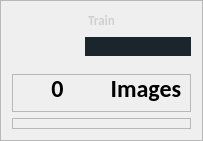
                        <widget class="QFrame" name="frame_28">
                         <property name="minimumSize">
                          <size>
                           <width>0</width>
                           <height>0</height>
                          </size>
                         </property>
                         <property name="maximumSize">
                          <size>
                           <width>219</width>
                           <height>16777215</height>
                          </size>
                         </property>
                         <property name="frameShape">
                          <enum>QFrame::StyledPanel</enum>
                         </property>
                         <property name="frameShadow">
                          <enum>QFrame::Raised</enum>
                         </property>
                         <layout class="QVBoxLayout" name="verticalLayout_27">
                          <item>
                           <widget class="QLabel" name="label_22">
                            <property name="minimumSize">
                             <size>
                              <width>0</width>
                              <height>16</height>
                             </size>
                            </property>
                            <property name="maximumSize">
                             <size>
                              <width>16777215</width>
                              <height>16</height>
                             </size>
                            </property>
                            <property name="font">
                             <font>
                              <family>Calibri</family>
                              <pointsize>10</pointsize>
                              <weight>75</weight>
                              <bold>true</bold>
                             </font>
                            </property>
                            <property name="styleSheet">
                             <string notr="true">color: rgb(208, 208, 208);
border-radius: none;
border-top: 20px;</string>
                            </property>
                            <property name="text">
                             <string>Train</string>
                            </property>
                            <property name="alignment">
                             <set>Qt::AlignCenter</set>
                            </property>
                           </widget>
                          </item>
                          <item>
                           <widget class="QFrame" name="frame_35">
                            <property name="maximumSize">
                             <size>
                              <width>16777215</width>
                              <height>34</height>
                             </size>
                            </property>
                            <property name="styleSheet">
                             <string notr="true">border-radius: 10px;</string>
                            </property>
                            <property name="frameShape">
                             <enum>QFrame::StyledPanel</enum>
                            </property>
                            <property name="frameShadow">
                             <enum>QFrame::Raised</enum>
                            </property>
                            <layout class="QHBoxLayout" name="horizontalLayout_31">
                             <property name="spacing">
                              <number>0</number>
                             </property>
                             <property name="leftMargin">
                              <number>0</number>
                             </property>
                             <property name="topMargin">
                              <number>0</number>
                             </property>
                             <property name="rightMargin">
                              <number>0</number>
                             </property>
                             <property name="bottomMargin">
                              <number>9</number>
                             </property>
                             <item>
                              <widget class="QToolButton" name="bouton_parcourir_2">
                               <property name="minimumSize">
                                <size>
                                 <width>0</width>
                                 <height>0</height>
                                </size>
                               </property>
                               <property name="maximumSize">
                                <size>
                                 <width>16777215</width>
                                 <height>16777215</height>
                                </size>
                               </property>
                               <property name="styleSheet">
                                <string notr="true">background-repeat: no-repeat;
background-position: center;

border-radius: 20px;</string>
                               </property>
                               <property name="text">
                                <string/>
                               </property>
                               <property name="icon">
                                <iconset>
                                 <normaloff>../MonProjet/images/folder.png</normaloff>../MonProjet/images/folder.png</iconset>
                               </property>
                               <property name="iconSize">
                                <size>
                                 <width>70</width>
                                 <height>70</height>
                                </size>
                               </property>
                              </widget>
                             </item>
                             <item>
                              <widget class="QLineEdit" name="txt_box_2">
                               <property name="maximumSize">
                                <size>
                                 <width>208</width>
                                 <height>16777215</height>
                                </size>
                               </property>
                               <property name="font">
                                <font>
                                 <family>Calibri</family>
                                 <pointsize>10</pointsize>
                                 <weight>75</weight>
                                 <bold>true</bold>
                                </font>
                               </property>
                               <property name="styleSheet">
                                <string notr="true">background-color: rgb(27, 37, 44);
color: rgb(208, 208, 208);
selection-background-color: rgba(16,25,30,255);
border-radius: 10px;</string>
                               </property>
                               <property name="text">
                                <string/>
                               </property>
                              </widget>
                             </item>
                            </layout>
                           </widget>
                          </item>
                          <item>
                           <widget class="QFrame" name="frame_36">
                            <property name="maximumSize">
                             <size>
                              <width>16777215</width>
                              <height>38</height>
                             </size>
                            </property>
                            <property name="frameShape">
                             <enum>QFrame::StyledPanel</enum>
                            </property>
                            <property name="frameShadow">
                             <enum>QFrame::Raised</enum>
                            </property>
                            <layout class="QGridLayout" name="gridLayout_15">
                             <property name="leftMargin">
                              <number>0</number>
                             </property>
                             <property name="topMargin">
                              <number>0</number>
                             </property>
                             <property name="rightMargin">
                              <number>0</number>
                             </property>
                             <property name="bottomMargin">
                              <number>9</number>
                             </property>
                             <item row="0" column="0">
                              <widget class="QWidget" name="widget_26" native="true">
                               <property name="maximumSize">
                                <size>
                                 <width>16777215</width>
                                 <height>61</height>
                                </size>
                               </property>
                               <layout class="QHBoxLayout" name="horizontalLayout_32">
                                <property name="spacing">
                                 <number>0</number>
                                </property>
                                <property name="leftMargin">
                                 <number>0</number>
                                </property>
                                <property name="topMargin">
                                 <number>0</number>
                                </property>
                                <property name="rightMargin">
                                 <number>0</number>
                                </property>
                                <property name="bottomMargin">
                                 <number>0</number>
                                </property>
                                <item>
                                 <widget class="QLabel" name="nb_img_train_3">
                                  <property name="font">
                                   <font>
                                    <family>Calibri</family>
                                    <pointsize>18</pointsize>
                                    <weight>75</weight>
                                    <bold>true</bold>
                                   </font>
                                  </property>
                                  <property name="styleSheet">
                                   <string notr="true">  border: 2px ;
background-color: None;
color: rgb(0, 0, 0);

</string>
                                  </property>
                                  <property name="text">
                                   <string>0</string>
                                  </property>
                                  <property name="alignment">
                                   <set>Qt::AlignCenter</set>
                                  </property>
                                 </widget>
                                </item>
                                <item>
                                 <widget class="QLabel" name="nb_img_train_4">
                                  <property name="font">
                                   <font>
                                    <family>Calibri</family>
                                    <pointsize>18</pointsize>
                                    <weight>75</weight>
                                    <bold>true</bold>
                                   </font>
                                  </property>
                                  <property name="styleSheet">
                                   <string notr="true">  border: 2px ;
background-color: None;
color: rgb(0, 0, 0);

</string>
                                  </property>
                                  <property name="text">
                                   <string>Images</string>
                                  </property>
                                  <property name="alignment">
                                   <set>Qt::AlignCenter</set>
                                  </property>
                                 </widget>
                                </item>
                               </layout>
                              </widget>
                             </item>
                            </layout>
                           </widget>
                          </item>
                          <item>
                           <widget class="QFrame" name="frame_37">
                            <property name="frameShape">
                             <enum>QFrame::StyledPanel</enum>
                            </property>
                            <property name="frameShadow">
                             <enum>QFrame::Raised</enum>
                            </property>
                            <layout class="QHBoxLayout" name="horizontalLayout_37">
                             <property name="spacing">
                              <number>0</number>
                             </property>
                             <property name="leftMargin">
                              <number>0</number>
                             </property>
                             <property name="topMargin">
                              <number>0</number>
                             </property>
                             <property name="rightMargin">
                              <number>0</number>
                             </property>
                             <property name="bottomMargin">
                              <number>9</number>
                             </property>
                             <item>
                              <widget class="QWidget" name="widget_29" native="true">
                               <widget class="QFrame" name="frame_43">
                                <property name="geometry">
                                 <rect>
                                  <x>20</x>
                                  <y>0</y>
                                  <width>61</width>
                                  <height>71</height>
                                 </rect>
                                </property>
                                <property name="frameShape">
                                 <enum>QFrame::StyledPanel</enum>
                                </property>
                                <property name="frameShadow">
                                 <enum>QFrame::Raised</enum>
                                </property>
                                <layout class="QVBoxLayout" name="verticalLayout_26">
                                 <property name="spacing">
                                  <number>0</number>
                                 </property>
                                 <property name="leftMargin">
                                  <number>0</number>
                                 </property>
                                 <property name="topMargin">
                                  <number>0</number>
                                 </property>
                                 <property name="rightMargin">
                                  <number>0</number>
                                 </property>
                                 <property name="bottomMargin">
                                  <number>9</number>
                                 </property>
                                 <item alignment="Qt::AlignHCenter">
                                  <widget class="QToolButton" name="button_Train_2">
                                   <property name="minimumSize">
                                    <size>
                                     <width>55</width>
                                     <height>55</height>
                                    </size>
                                   </property>
                                   <property name="maximumSize">
                                    <size>
                                     <width>55</width>
                                     <height>55</height>
                                    </size>
                                   </property>
                                   <property name="styleSheet">
                                    <string notr="true">border-radius: 19px; 
background-color: None;
background-repeat: no-repeat; 
background-position: center;</string>
                                   </property>
                                   <property name="text">
                                    <string/>
                                   </property>
                                   <property name="icon">
                                    <iconset>
                                     <normaloff>images/cpu.svg</normaloff>
                                     <disabledoff>images/cpu2.svg</disabledoff>images/cpu.svg</iconset>
                                   </property>
                                   <property name="iconSize">
                                    <size>
                                     <width>90</width>
                                     <height>90</height>
                                    </size>
                                   </property>
                                   <property name="checkable">
                                    <bool>false</bool>
                                   </property>
                                   <property name="autoRepeat">
                                    <bool>false</bool>
                                   </property>
                                   <property name="autoExclusive">
                                    <bool>false</bool>
                                   </property>
                                  </widget>
                                 </item>
                                 <item alignment="Qt::AlignHCenter">
                                  <widget class="QLabel" name="label_23">
                                   <property name="minimumSize">
                                    <size>
                                     <width>0</width>
                                     <height>20</height>
                                    </size>
                                   </property>
                                   <property name="maximumSize">
                                    <size>
                                     <width>16777215</width>
                                     <height>0</height>
                                    </size>
                                   </property>
                                   <property name="font">
                                    <font>
                                     <family>Calibri</family>
                                     <pointsize>10</pointsize>
                                     <weight>75</weight>
                                     <bold>true</bold>
                                    </font>
                                   </property>
                                   <property name="styleSheet">
                                    <string notr="true">color: rgb(208, 208, 208);</string>
                                   </property>
                                   <property name="text">
                                    <string>Train</string>
                                   </property>
                                   <property name="alignment">
                                    <set>Qt::AlignCenter</set>
                                   </property>
                                  </widget>
                                 </item>
                                </layout>
                               </widget>
                               <widget class="QFrame" name="frame_44">
                                <property name="geometry">
                                 <rect>
                                  <x>110</x>
                                  <y>0</y>
                                  <width>66</width>
                                  <height>71</height>
                                 </rect>
                                </property>
                                <property name="frameShape">
                                 <enum>QFrame::StyledPanel</enum>
                                </property>
                                <property name="frameShadow">
                                 <enum>QFrame::Raised</enum>
                                </property>
                                <layout class="QVBoxLayout" name="verticalLayout_29">
                                 <property name="spacing">
                                  <number>0</number>
                                 </property>
                                 <property name="leftMargin">
                                  <number>0</number>
                                 </property>
                                 <property name="topMargin">
                                  <number>0</number>
                                 </property>
                                 <property name="rightMargin">
                                  <number>0</number>
                                 </property>
                                 <item alignment="Qt::AlignHCenter">
                                  <widget class="QToolButton" name="button_addTrain_2">
                                   <property name="minimumSize">
                                    <size>
                                     <width>55</width>
                                     <height>55</height>
                                    </size>
                                   </property>
                                   <property name="maximumSize">
                                    <size>
                                     <width>55</width>
                                     <height>55</height>
                                    </size>
                                   </property>
                                   <property name="styleSheet">
                                    <string notr="true">border-radius: 19px; 
background-color: None;
background-repeat: no-repeat; 
background-position: center;</string>
                                   </property>
                                   <property name="text">
                                    <string/>
                                   </property>
                                   <property name="icon">
                                    <iconset>
                                     <normaloff>images/add.svg</normaloff>
                                     <disabledoff>images/plus-circle2.svg</disabledoff>images/add.svg</iconset>
                                   </property>
                                   <property name="iconSize">
                                    <size>
                                     <width>90</width>
                                     <height>90</height>
                                    </size>
                                   </property>
                                   <property name="checkable">
                                    <bool>false</bool>
                                   </property>
                                   <property name="autoRepeat">
                                    <bool>false</bool>
                                   </property>
                                   <property name="autoExclusive">
                                    <bool>false</bool>
                                   </property>
                                  </widget>
                                 </item>
                                 <item alignment="Qt::AlignHCenter">
                                  <widget class="QLabel" name="label_29">
                                   <property name="minimumSize">
                                    <size>
                                     <width>0</width>
                                     <height>20</height>
                                    </size>
                                   </property>
                                   <property name="maximumSize">
                                    <size>
                                     <width>16777215</width>
                                     <height>0</height>
                                    </size>
                                   </property>
                                   <property name="font">
                                    <font>
                                     <family>Calibri</family>
                                     <pointsize>10</pointsize>
                                     <weight>75</weight>
                                     <bold>true</bold>
                                    </font>
                                   </property>
                                   <property name="styleSheet">
                                    <string notr="true">color: rgb(208, 208, 208);</string>
                                   </property>
                                   <property name="text">
                                    <string>Add to Train</string>
                                   </property>
                                   <property name="alignment">
                                    <set>Qt::AlignCenter</set>
                                   </property>
                                  </widget>
                                 </item>
                                </layout>
                               </widget>
                              </widget>
                             </item>
                            </layout>
                           </widget>
                          </item>
                         </layout>
                        </widget>
